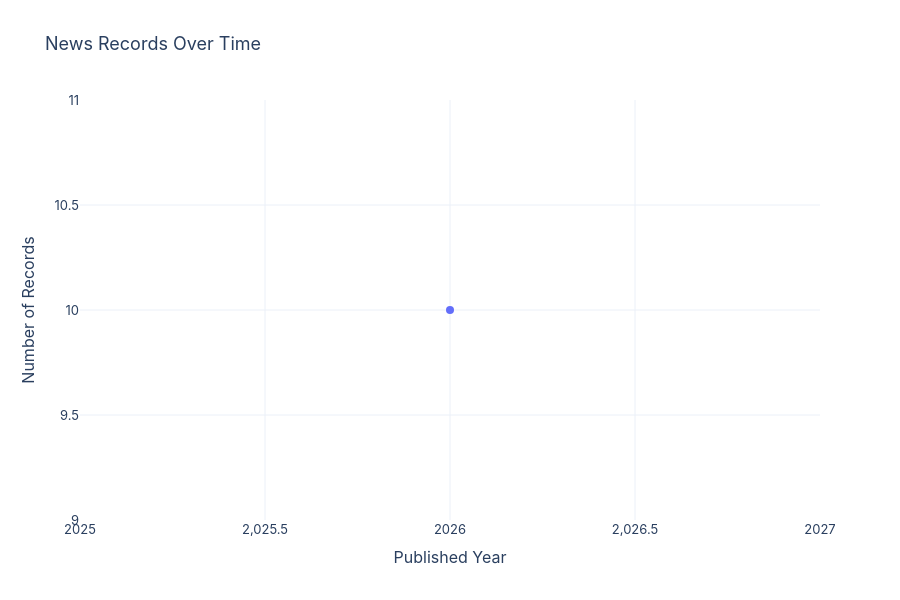

Notebook source saved alongside this figure:
### Markdown cell above
## 14. Interactive Chart — Records Over Years

**Question and chart choice:** A line chart is used for temporal data. The current dataset has limited valid year diversity, so it mainly shows year availability.

### Code cell
fig = build_records_over_years_fig(df)
path = _save_and_display_plotly(
    fig,
    "records_over_years_interactive_line",
    height=600,
)
print(path)

### Figure 1 — Plotly figure (JSON) as saved in the notebook; plotly's stock layout.template omitted (floating-point values rounded to 4 significant figures)
{"data": [{"customdata": [[5.1, 23.5]], "hovertemplate": "Published Year=%{x}<br>Number of Records=%{y}<br>Average Rating=%{customdata[0]:.2f}<br>Average Popularity=%{customdata[1]:.2f}<extra></extra>", "legendgroup": "", "line": {"color": "#636efa", "dash": "solid", "width": 2.5}, "marker": {"size": 8, "symbol": "circle"}, "mode": "lines+markers", "name": "", "orientation": "v", "showlegend": false, "type": "scatter", "x": [2026], "xaxis": "x", "y": [10], "yaxis": "y"}], "layout": {"font": {"family": "Inter", "size": 13}, "height": 600, "legend": {"tracegroupgap": 0}, "title": {"text": "News Records Over Time"}, "xaxis": {"anchor": "y", "domain": [0, 1], "title": {"text": "Published Year"}}, "yaxis": {"anchor": "x", "domain": [0, 1], "title": {"text": "Number of Records"}}}}
